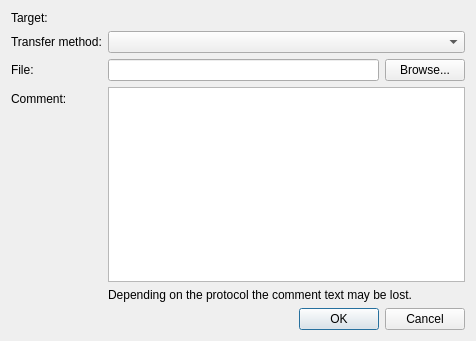
<?xml version="1.0" encoding="UTF-8"?>
<ui version="4.0">
 <class>FileSendDialog</class>
 <widget class="QDialog" name="FileSendDialog">
  <property name="geometry">
   <rect>
    <x>0</x>
    <y>0</y>
    <width>476</width>
    <height>341</height>
   </rect>
  </property>
  <property name="windowTitle">
   <string>Send file</string>
  </property>
  <layout class="QVBoxLayout" name="verticalLayout_2">
   <item>
    <layout class="QFormLayout" name="formLayout">
     <item row="1" column="0">
      <widget class="QLabel" name="label_4">
       <property name="text">
        <string>Transfer method:</string>
       </property>
      </widget>
     </item>
     <item row="1" column="1">
      <widget class="QComboBox" name="TransferMethod_"/>
     </item>
     <item row="2" column="0">
      <widget class="QLabel" name="label">
       <property name="text">
        <string>File:</string>
       </property>
      </widget>
     </item>
     <item row="2" column="1">
      <layout class="QHBoxLayout" name="horizontalLayout">
       <item>
        <widget class="QLineEdit" name="FileEdit_"/>
       </item>
       <item>
        <widget class="QPushButton" name="FileBrowse_">
         <property name="text">
          <string>Browse...</string>
         </property>
        </widget>
       </item>
      </layout>
     </item>
     <item row="3" column="0">
      <widget class="QLabel" name="label_2">
       <property name="text">
        <string>Comment:</string>
       </property>
      </widget>
     </item>
     <item row="3" column="1">
      <layout class="QVBoxLayout" name="verticalLayout">
       <item>
        <widget class="QPlainTextEdit" name="CommentEdit_"/>
       </item>
       <item>
        <widget class="QLabel" name="label_3">
         <property name="text">
          <string>Depending on the protocol the comment text may be lost.</string>
         </property>
        </widget>
       </item>
      </layout>
     </item>
     <item row="0" column="0">
      <widget class="QLabel" name="label_5">
       <property name="text">
        <string>Target:</string>
       </property>
      </widget>
     </item>
     <item row="0" column="1">
      <widget class="QLabel" name="TargetLabel_">
       <property name="text">
        <string/>
       </property>
      </widget>
     </item>
    </layout>
   </item>
   <item>
    <widget class="QDialogButtonBox" name="buttonBox">
     <property name="orientation">
      <enum>Qt::Horizontal</enum>
     </property>
     <property name="standardButtons">
      <set>QDialogButtonBox::Cancel|QDialogButtonBox::Ok</set>
     </property>
    </widget>
   </item>
  </layout>
 </widget>
 <resources/>
 <connections>
  <connection>
   <sender>buttonBox</sender>
   <signal>accepted()</signal>
   <receiver>FileSendDialog</receiver>
   <slot>accept()</slot>
   <hints>
    <hint type="sourcelabel">
     <x>248</x>
     <y>254</y>
    </hint>
    <hint type="destinationlabel">
     <x>157</x>
     <y>274</y>
    </hint>
   </hints>
  </connection>
  <connection>
   <sender>buttonBox</sender>
   <signal>rejected()</signal>
   <receiver>FileSendDialog</receiver>
   <slot>reject()</slot>
   <hints>
    <hint type="sourcelabel">
     <x>316</x>
     <y>260</y>
    </hint>
    <hint type="destinationlabel">
     <x>286</x>
     <y>274</y>
    </hint>
   </hints>
  </connection>
 </connections>
</ui>
